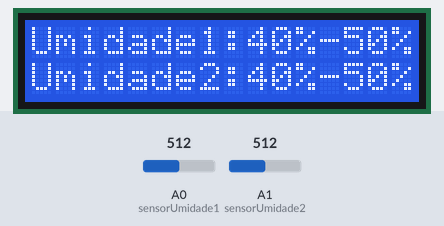
Recording of a sketch running on a simulated Arduino Uno, built with avr-gcc and run on an emulated ATmega328P. Shown: 16×2 character LCD. The inputs (shaded band) are chosen by the test bench; at power-on: A0 (sensorUmidade1) = 512, A1 (sensorUmidade2) = 512. Storage starts empty; what the sketch prints to the serial monitor is not drawn.

Above: at 1.2 s.
1.3 s: A0 (sensorUmidade1) set to 899
At 3.2 s:
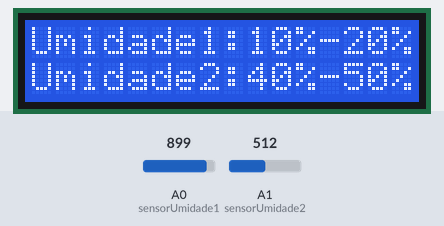
3.7 s: A0 (sensorUmidade1) set to 926
At 4.8 s:
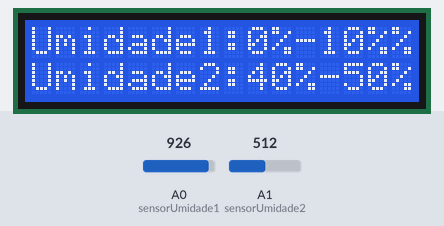
5.8 s: A1 (sensorUmidade2) set to 897
At 6.9 s:
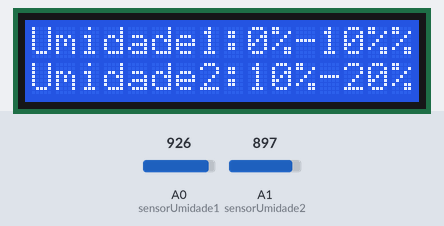
8.0 s: A1 (sensorUmidade2) set to 928
At 9.5 s:
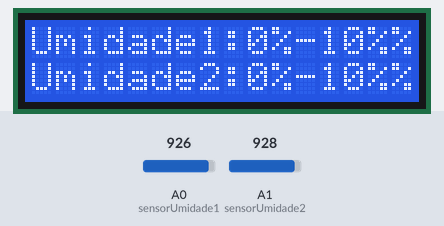
10.2 s: A0 (sensorUmidade1) set to 900
At 11.5 s:
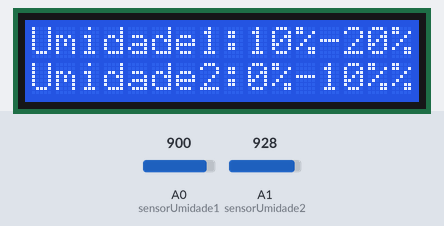
12.2 s: A1 (sensorUmidade2) set to 900
At 13.7 s:
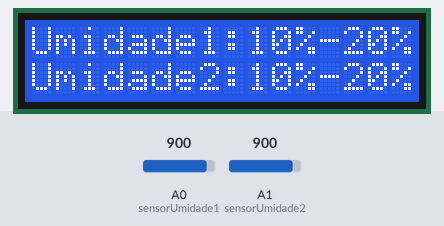
Timing chart, 0 to 15.2 s (numbered marks = the images above; inputs shaded):
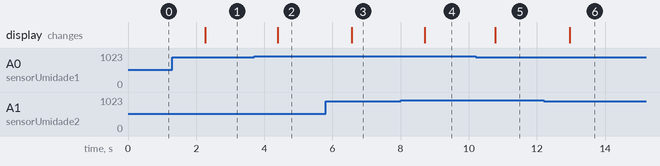

The sketch:

index.ino
```cpp
#include<Wire.h>
#include<LiquidCrystal_I2C.h>
#include<SD.h>

// Link: https://docs.google.com/document/d/18BcFedbnAYJMPPw6hZ3jfEvPRNKD3i2-enMv52Jnmac/edit?usp=sharing

// ------------------------------------------------- declaração e definição dos sensores de umidade ------------------------------------------

const int sensorUmidade1 = A0; // declaração do primeiro sensor de umidade na porta A0
const int sensorUmidade2 = A1; // declaração do primeiro sensor de umidade na porta A1

int readValue1 = 0; // declaração dos valores a serem utilizados
int readValue2 = 0;
int finalValue1 = 0;
int finalValue2 = 0;

// ------------------------------------------------- declaração e definição do lcd -----------------------------------------------------------
LiquidCrystal_I2C lcd(0x27,16,2); // declaração do display lcd, sendo o primeiro argumento o endereço, o segundo, a quantidade de colunas, e o terceiro, a quantidade de linhas

// ------------------------------------------------- declaração e definição do cartão sd -----------------------------------------------------
int CS = 10;
File myFile; // declaração do arquivo para fazer gravação no txt dentro do cartão sd
// File myFile = SD.open("DADOS.txt", FILE_READ); // declaração do arquivo para fazer gravação no txt dentro do cartão sd

// -------------------------------------------------- declaração da função de conversão de valores -------------------------------------------

float convert(int value){ // função para conversão de valores
  return map(value, 1023, 0, 0, 100);
}

// -------------------------------------------------- declaração da função de impressão de valores -------------------------------------------
void valuesPercent(float v, int key){ // função com o intuito de imprimir a faixa de valores dos sensores tanto no monitor serial quanto no visor lcd

  if(key == 0){  // caso a key de identificação seja 0 (monitor serial), ele executa as Serial.println()

    if (v <= 10){ // faixas de valores
      Serial.println("0% e 10%");
    }
    else if(v > 10 && v <=20){
      Serial.println("10% a 20%");
    }
    else if(v > 20 && v <=30){
      Serial.println("20% a 30%");
    }
    else if(v > 30 && v <40){
      Serial.println("30% a 40%");
    }
    else if(v > 40 && v <=50){
      Serial.println("40% a 50%");
    }
    else if(v > 50 && v <=60){
      Serial.println("50 a 60%");
    }
    else if(v > 60 && v <=70){
      Serial.println("60% a 70%");
    }
    else if(v > 70 && v <=80){
      Serial.println("70% a 80%");
    }
    else if(v > 80 && v <=90){
      Serial.println("80% a 90%");
    }
    else if(v > 90 && v <=100){
      Serial.println("90% a 100%");
    }
    else{
      Serial.println("Error");
    }
  }

  if(key == 1){  // caso a key de identificação seja 1(visor lcd), ele executa as lcd.print()

    if (v <= 10){ // faixas de valores
      lcd.print("0%-10%");
    }
    else if(v > 10 && v <=20){
      lcd.print("10%-20%");
    }
    else if(v > 20 && v <=30){
      lcd.print("20%-30%");
    }
    else if(v > 30 && v <40){
      lcd.print("30%-40%");
    }
    else if(v > 40 && v <=50){
      lcd.print("40%-50%");
    }
    else if(v > 50 && v <=60){
      lcd.print("50%-60%");
    }
    else if(v > 60 && v <=70){
      lcd.print("60%-70%");
    }
    else if(v > 70 && v <=80){
      lcd.print("70%-80%");
    }
    else if(v > 80 && v <=90){
      lcd.print("80%-90%");
    }
    else if(v > 90 && v <=100){
      lcd.print("90%-100%");
    }
    else{
      lcd.print("Error");
    }
  }
}

// -------------------------------------------------- declaração da função de impressão padrão -------------------------------------------

void printSerial(float v1, float v2, int k){ // função responsável por imprimir os valores no monitor serial
  Serial.print("Sensor 1: "); // impressão da faixa de valores no primeiro sensor
  valuesPercent(v1, k); // chamada da função
  Serial.print("Sensor 2: "); // impressão da faixa de valores no segundo sensor
  valuesPercent(v2, k); // chamada da função
}

void writeSD(float v1, float v2, int key){ // função responsável pela escrita dos dados no cartão sd

  String str = "";
  if(key == 0){

    if(SD.begin(10)){
      Serial.println("Cartão Inicializado.");

      if(SD.exists("DADOS.txt")){

        // Serial.println("Arquivo envontrado com sucesso.");
        Serial.println("Este arquivo existe. Removendo...");
        SD.remove("DADOS.txt"); // caso o arquivo exista, ele é completamente apagado, com o intuito de fazer uma gravação do zero
        Serial.println("Arquivo removido com sucesso.");

      }

      File myFile = SD.open("DADOS.txt", FILE_WRITE); // criação do arquivo para gravação dos dados
      Serial.println("Arquivo criado com sucesso"); // impressão de mensagem de sucesso no Serial Monitor
    }
    else{
      Serial.println("Falha na leitura da porta 10");
    }

  }

  if(key == 1){

    if(SD.begin(10)){

      if(SD.exists("DADOS.txt")){
        myFile = SD.open("DADOS.txt", FILE_WRITE);

        str = String(v1) + ";" + String(v2);
        // str = "Sensor 1: " + String(v1) + "\t" + "Sensor 2: " + String(v2);
        Serial.println(str);
        myFile.println(str);
        myFile.close();
        // Serial.println("Dados escritos.");

      }
      else{
        Serial.println("Arquivo não encontrado.");
      }
    }
    else{
      Serial.println("Falha na leitura da porta 10");
    }

  }
}

// ------------------------------------------------- função setup ----------------------------------------------------------------------------

void setup() {

  Serial.begin(9600); // serial monitor na porta 9600

  pinMode(sensorUmidade1, INPUT); // definição do primeiro sensor como entrada de dados
  pinMode(sensorUmidade2, INPUT); // definição do segundo sensor como entrada de dados

  lcd.init(); // inicialização do lcd
  lcd.clear(); // limpeza prévia de quaisquer informações que estejam visíveis no seu visor
  lcd.setBacklight(HIGH); // luz traseira do lcd ligada

  pinMode(CS, OUTPUT);

  writeSD(0, 0, 0); // detecção inicial do cartão sd

}

// ------------------------------------------------- função loop -----------------------------------------------------------------------------

void loop() {

  readValue1 = analogRead(sensorUmidade1); // variável de captura do valor analógico retornado pelo primeiro sensor de umidade do solo
  readValue2 = analogRead(sensorUmidade2); // variável de captura do valor analógico retornado pelo segundo sensor de umidade do solo

  finalValue1 = convert(readValue1); // variável de armazenamento do primeiro valor depois de transformado
  finalValue2 = convert(readValue2); // variável de armazenamento do segundo valor depois de transformado

  myFile.println(finalValue1); // gravação da informação do primeiro sensor de umidade
  myFile.println(finalValue2); // gravação da informação do segundo sensor de umidade

  printSerial(finalValue1, finalValue2, 0); // impressão das informações no monitor serial
  lcd.setCursor(0, 0); // posicionamento do cursor na localização 3, 0 do lcd
  lcd.print("Umidade1:");
  valuesPercent(finalValue1, 1); // exibição do valor do sensor 1, no lcd

  lcd.setCursor(0, 1); // posicionamento do cursor na localização 3, 1 do lcd
  lcd.print("Umidade2:");
  valuesPercent(finalValue2, 1); // exibição do valor do sensor 2, no lcd

  writeSD(finalValue1, finalValue2, 1); // gravação dos dados no cartão sd

  delay(1000); // delay de um segundo entre cada iteração

}
```

Measured:
- the behaviour switches between 910 and 911 on A0 (sensorUmidade1) (found by bisection; images 1 and 2)
- the behaviour switches between 910 and 911 on A1 (sensorUmidade2) (found by bisection; images 3 and 4)
- after the input at 1.3 s, the display: changes after 0.96 s (image 1)
- after the input at 3.7 s, the display: changes after 0.69 s (image 2)
- after the input at 5.8 s, the display: changes after 0.77 s (image 3)
- after the input at 8.0 s, the display: changes after 0.70 s (image 4)
- after the input at 10.2 s, the display: changes after 0.58 s (image 5)
- after the input at 12.2 s, the display: changes after 0.76 s (image 6)
